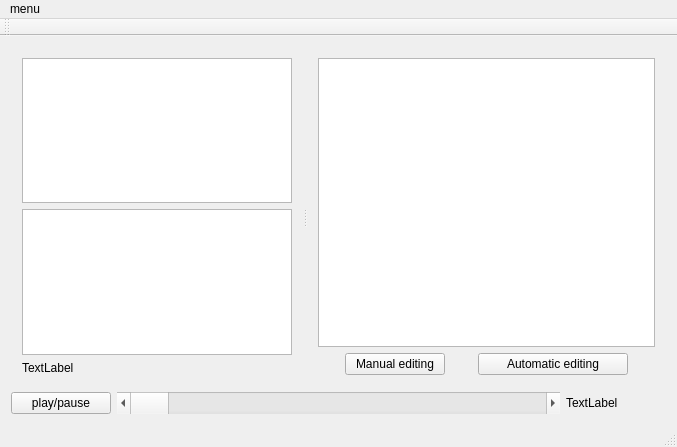
<?xml version="1.0" encoding="UTF-8"?>
<ui version="4.0">
 <class>mogs_video_widget</class>
 <widget class="QMainWindow" name="mogs_video_widget">
  <property name="geometry">
   <rect>
    <x>0</x>
    <y>0</y>
    <width>677</width>
    <height>447</height>
   </rect>
  </property>
  <property name="sizePolicy">
   <sizepolicy hsizetype="Expanding" vsizetype="Expanding">
    <horstretch>0</horstretch>
    <verstretch>0</verstretch>
   </sizepolicy>
  </property>
  <property name="windowTitle">
   <string>mogs_video_widget</string>
  </property>
  <widget class="QWidget" name="centralWidget">
   <layout class="QVBoxLayout" name="verticalLayout_4">
    <item>
     <layout class="QVBoxLayout" name="verticalLayout_3">
      <item>
       <widget class="QSplitter" name="splitter">
        <property name="orientation">
         <enum>Qt::Horizontal</enum>
        </property>
        <widget class="QWidget" name="layoutWidget">
         <layout class="QVBoxLayout" name="verticalLayout">
          <property name="sizeConstraint">
           <enum>QLayout::SetMaximumSize</enum>
          </property>
          <item>
           <widget class="mogs_qt_list_point" name="tableView">
            <property name="minimumSize">
             <size>
              <width>100</width>
              <height>0</height>
             </size>
            </property>
            <property name="maximumSize">
             <size>
              <width>400</width>
              <height>16777215</height>
             </size>
            </property>
           </widget>
          </item>
          <item>
           <widget class="mogs_qt_list_video" name="listView_2">
            <property name="minimumSize">
             <size>
              <width>100</width>
              <height>0</height>
             </size>
            </property>
            <property name="maximumSize">
             <size>
              <width>400</width>
              <height>16777215</height>
             </size>
            </property>
           </widget>
          </item>
          <item>
           <widget class="QLabel" name="Label_selected_video">
            <property name="text">
             <string>TextLabel</string>
            </property>
           </widget>
          </item>
         </layout>
        </widget>
        <widget class="QWidget" name="layoutWidget">
         <layout class="QVBoxLayout" name="verticalLayout_2">
          <item>
           <widget class="QGraphicsView" name="OpenCVWindow">
            <property name="sizePolicy">
             <sizepolicy hsizetype="Expanding" vsizetype="Expanding">
              <horstretch>0</horstretch>
              <verstretch>0</verstretch>
             </sizepolicy>
            </property>
            <property name="minimumSize">
             <size>
              <width>320</width>
              <height>0</height>
             </size>
            </property>
            <property name="autoFillBackground">
             <bool>true</bool>
            </property>
           </widget>
          </item>
          <item>
           <layout class="QHBoxLayout" name="horizontalLayout_2">
            <item>
             <widget class="QPushButton" name="pushButton">
              <property name="minimumSize">
               <size>
                <width>100</width>
                <height>0</height>
               </size>
              </property>
              <property name="maximumSize">
               <size>
                <width>100</width>
                <height>16777215</height>
               </size>
              </property>
              <property name="text">
               <string>Manual editing</string>
              </property>
             </widget>
            </item>
            <item>
             <widget class="QPushButton" name="pushButton_2">
              <property name="minimumSize">
               <size>
                <width>150</width>
                <height>0</height>
               </size>
              </property>
              <property name="maximumSize">
               <size>
                <width>150</width>
                <height>16777215</height>
               </size>
              </property>
              <property name="text">
               <string>Automatic editing</string>
              </property>
             </widget>
            </item>
           </layout>
          </item>
         </layout>
        </widget>
       </widget>
      </item>
      <item>
       <layout class="QHBoxLayout" name="horizontalLayout">
        <item>
         <widget class="QPushButton" name="play_pause_button">
          <property name="maximumSize">
           <size>
            <width>100</width>
            <height>50</height>
           </size>
          </property>
          <property name="text">
           <string>play/pause</string>
          </property>
         </widget>
        </item>
        <item>
         <widget class="QScrollBar" name="horizontalScrollBar">
          <property name="maximumSize">
           <size>
            <width>2000</width>
            <height>50</height>
           </size>
          </property>
          <property name="maximum">
           <number>100</number>
          </property>
          <property name="orientation">
           <enum>Qt::Horizontal</enum>
          </property>
         </widget>
        </item>
        <item>
         <widget class="QLabel" name="label">
          <property name="sizePolicy">
           <sizepolicy hsizetype="Minimum" vsizetype="Minimum">
            <horstretch>0</horstretch>
            <verstretch>0</verstretch>
           </sizepolicy>
          </property>
          <property name="maximumSize">
           <size>
            <width>100</width>
            <height>50</height>
           </size>
          </property>
          <property name="text">
           <string>TextLabel</string>
          </property>
         </widget>
        </item>
       </layout>
      </item>
     </layout>
    </item>
   </layout>
  </widget>
  <widget class="QMenuBar" name="menuBar">
   <property name="geometry">
    <rect>
     <x>0</x>
     <y>0</y>
     <width>677</width>
     <height>25</height>
    </rect>
   </property>
   <widget class="QMenu" name="menuMenu">
    <property name="title">
     <string>menu</string>
    </property>
    <addaction name="actionNouveau_projet"/>
    <addaction name="actionOuvrir_projet"/>
    <addaction name="separator"/>
    <addaction name="actionAjouter_point"/>
    <addaction name="actionAjouter_video"/>
    <addaction name="separator"/>
    <addaction name="actionSupprimer_point"/>
    <addaction name="actionSupprimer_video"/>
    <addaction name="separator"/>
    <addaction name="actionExporter_video"/>
    <addaction name="actionExporter_donn_es"/>
    <addaction name="separator"/>
    <addaction name="actionFermer_2"/>
   </widget>
   <addaction name="menuMenu"/>
  </widget>
  <widget class="QToolBar" name="mainToolBar">
   <attribute name="toolBarArea">
    <enum>TopToolBarArea</enum>
   </attribute>
   <attribute name="toolBarBreak">
    <bool>false</bool>
   </attribute>
  </widget>
  <widget class="QStatusBar" name="statusBar"/>
  <action name="actionInit">
   <property name="text">
    <string>Initialisation</string>
   </property>
  </action>
  <action name="actionAjouter_point">
   <property name="text">
    <string>Ajouter point</string>
   </property>
  </action>
  <action name="actionAjouter_video">
   <property name="text">
    <string>Ajouter video</string>
   </property>
  </action>
  <action name="actionFermer">
   <property name="text">
    <string>Fermer</string>
   </property>
  </action>
  <action name="actionSupprimer_point">
   <property name="text">
    <string>Supprimer point</string>
   </property>
  </action>
  <action name="actionSupprimer_video">
   <property name="text">
    <string>Supprimer video</string>
   </property>
  </action>
  <action name="actionFermer_2">
   <property name="text">
    <string>Fermer</string>
   </property>
  </action>
  <action name="actionNouveau_projet">
   <property name="text">
    <string>Nouveau projet</string>
   </property>
  </action>
  <action name="actionOuvrir_projet">
   <property name="text">
    <string>Ouvrir projet</string>
   </property>
  </action>
  <action name="actionExporter_video">
   <property name="text">
    <string>Exporter video</string>
   </property>
  </action>
  <action name="actionExporter_donn_es">
   <property name="text">
    <string>Exporter données</string>
   </property>
  </action>
 </widget>
 <layoutdefault spacing="6" margin="11"/>
 <customwidgets>
  <customwidget>
   <class>mogs_qt_list_video</class>
   <extends>QListView</extends>
   <header>mogs_qt_list_video.h</header>
  </customwidget>
  <customwidget>
   <class>mogs_qt_list_point</class>
   <extends>QTableView</extends>
   <header>mogs_qt_list_point.h</header>
  </customwidget>
 </customwidgets>
 <resources/>
 <connections/>
</ui>
